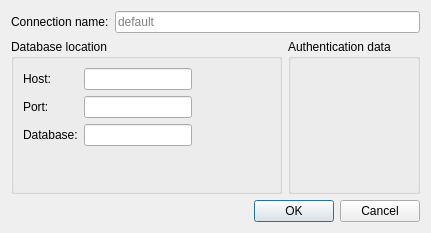
<?xml version="1.0" encoding="UTF-8"?>
<ui version="4.0">
 <class>EditConnectionDialog</class>
 <widget class="QDialog" name="EditConnectionDialog">
  <property name="windowModality">
   <enum>Qt::WindowModal</enum>
  </property>
  <property name="geometry">
   <rect>
    <x>0</x>
    <y>0</y>
    <width>431</width>
    <height>233</height>
   </rect>
  </property>
  <property name="sizePolicy">
   <sizepolicy hsizetype="Preferred" vsizetype="Fixed">
    <horstretch>0</horstretch>
    <verstretch>0</verstretch>
   </sizepolicy>
  </property>
  <property name="windowTitle">
   <string>Connection settings</string>
  </property>
  <layout class="QVBoxLayout" name="verticalLayout">
   <item>
    <layout class="QHBoxLayout" name="horizontalLayout">
     <item>
      <widget class="QLabel" name="lblName">
       <property name="text">
        <string>Connection name:</string>
       </property>
      </widget>
     </item>
     <item>
      <widget class="QLineEdit" name="leName">
       <property name="placeholderText">
        <string>default</string>
       </property>
      </widget>
     </item>
    </layout>
   </item>
   <item>
    <layout class="QHBoxLayout" name="mainLayout">
     <property name="rightMargin">
      <number>0</number>
     </property>
     <item>
      <widget class="QGroupBox" name="urlLayout">
       <property name="title">
        <string>Database location</string>
       </property>
       <layout class="QFormLayout" name="formLayout">
        <property name="fieldGrowthPolicy">
         <enum>QFormLayout::FieldsStayAtSizeHint</enum>
        </property>
        <item row="0" column="0">
         <widget class="QLabel" name="lblHost">
          <property name="text">
           <string>Host:</string>
          </property>
         </widget>
        </item>
        <item row="0" column="1">
         <widget class="QLineEdit" name="leHost"/>
        </item>
        <item row="1" column="0">
         <widget class="QLabel" name="lblPort">
          <property name="text">
           <string>Port:</string>
          </property>
         </widget>
        </item>
        <item row="1" column="1">
         <widget class="QLineEdit" name="lePort">
          <property name="inputMethodHints">
           <set>Qt::ImhDigitsOnly</set>
          </property>
         </widget>
        </item>
        <item row="2" column="0">
         <widget class="QLabel" name="lblDatabase">
          <property name="text">
           <string>Database:</string>
          </property>
         </widget>
        </item>
        <item row="2" column="1">
         <widget class="QLineEdit" name="leDatabase"/>
        </item>
       </layout>
      </widget>
     </item>
     <item>
      <widget class="QGroupBox" name="gbUserData">
       <property name="title">
        <string>Authentication data</string>
       </property>
       <layout class="QVBoxLayout" name="verticalLayout_2">
        <item>
         <widget class="U2::AuthenticationWidget" name="authenticationWidget" native="true"/>
        </item>
       </layout>
      </widget>
     </item>
    </layout>
   </item>
   <item>
    <widget class="QDialogButtonBox" name="buttonBox">
     <property name="orientation">
      <enum>Qt::Horizontal</enum>
     </property>
     <property name="standardButtons">
      <set>QDialogButtonBox::Cancel|QDialogButtonBox::Ok</set>
     </property>
    </widget>
   </item>
  </layout>
 </widget>
 <customwidgets>
  <customwidget>
   <class>U2::AuthenticationWidget</class>
   <extends>QWidget</extends>
   <header>../../src/util/AuthenticationWidget.h</header>
   <container>1</container>
  </customwidget>
 </customwidgets>
 <tabstops>
  <tabstop>leHost</tabstop>
  <tabstop>lePort</tabstop>
  <tabstop>leDatabase</tabstop>
  <tabstop>buttonBox</tabstop>
 </tabstops>
 <resources/>
 <connections>
  <connection>
   <sender>buttonBox</sender>
   <signal>accepted()</signal>
   <receiver>EditConnectionDialog</receiver>
   <slot>accept()</slot>
   <hints>
    <hint type="sourcelabel">
     <x>248</x>
     <y>254</y>
    </hint>
    <hint type="destinationlabel">
     <x>157</x>
     <y>274</y>
    </hint>
   </hints>
  </connection>
  <connection>
   <sender>buttonBox</sender>
   <signal>rejected()</signal>
   <receiver>EditConnectionDialog</receiver>
   <slot>reject()</slot>
   <hints>
    <hint type="sourcelabel">
     <x>316</x>
     <y>260</y>
    </hint>
    <hint type="destinationlabel">
     <x>286</x>
     <y>274</y>
    </hint>
   </hints>
  </connection>
 </connections>
</ui>
